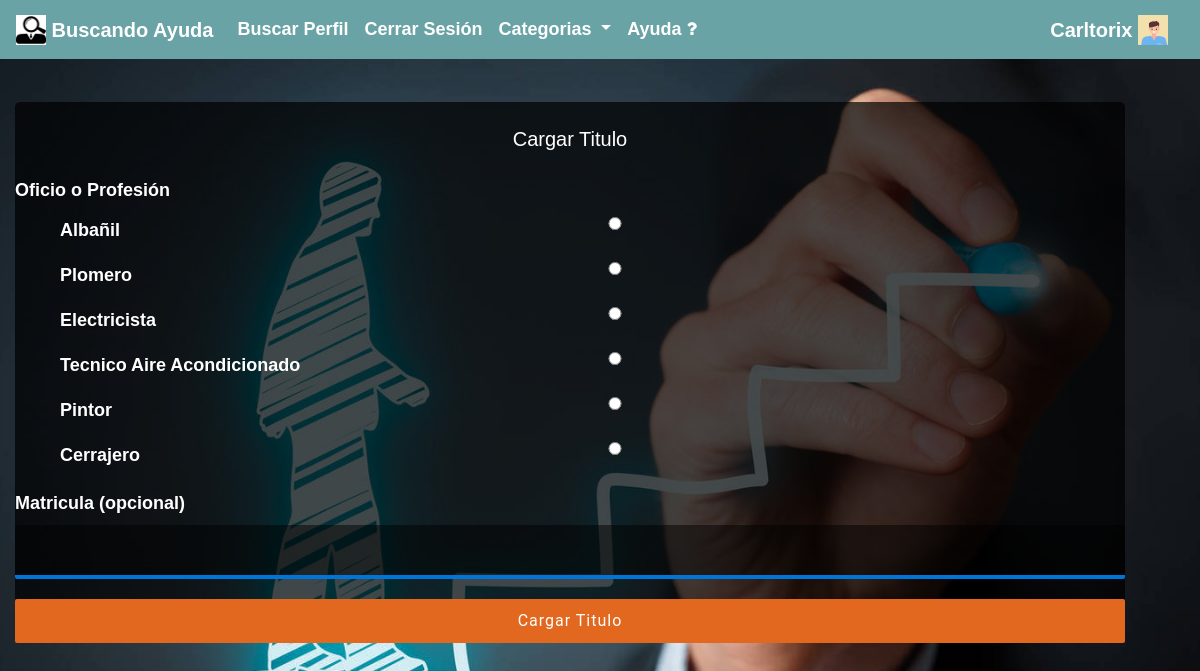
The page /cuenta/perfil/editar/cargar_titulo/1 (signed in) on the database its author committed.
### cuenta/models.py (models this page shows)
class Perfil(AbstractUser):
    tipo_usuario=models.CharField(max_length=20,default="cliente")
    dni=models.CharField(max_length=10,unique=True,default="",validators=[validar_num])
    nacimiento = models.DateField(null = True)
    foto = models.ImageField(upload_to = "foto_perfil", null = True, blank = True)
    telefono = models.CharField(max_length = 20,validators=[validar_num])
    localidad = models.ForeignKey(Localidad, on_delete = models.CASCADE, null=True, related_name="personas_localidad")
    experiencia_laboral = models.CharField(max_length = 200,null = True, blank = True)
    categoria = models.ForeignKey(Categoria, on_delete = models.CASCADE, default=None, null=True, related_name="perfil_de_categoria")
    facebook = models.CharField(max_length = 40, null=True)
    instagram = models.CharField(max_length = 40, null=True, blank = True)
    recomendaciones = models.ManyToManyField("Perfil", blank=True, through="Recomendaciones", related_name="trabajador_recomendado")
    def __str__(self):
        return self.username

class Titulo(models.Model):
    titulo = models.CharField(max_length = 30)
    categoria = models.ForeignKey(Categoria, on_delete = models.CASCADE,default=None, related_name="titulo_de_categoria")
    def __str__(self):
        return self.titulo

### cuenta/views.py (the view, shortened to what this page needs)
# urls.py: path("perfil/editar/cargar_titulo/<int:id>", views.cargar_titulo, name="cargar_titulo"),
@login_required
def cargar_titulo(request,id):
    perfil = Perfil.objects.get(pk=id)
    if perfil == request.user and perfil.tipo_usuario=="trabajador":
        form = TerminarInscripcionForm(categoria=perfil.categoria.id)
        return render(request, "cuenta/cargar_titulo.html",{"form":form})
    else:
        return redirect("index")

### cuenta/forms.py
class TerminarInscripcionForm(forms.ModelForm):
    titulo_nuevo=forms.CharField(required=False, widget=forms.TextInput(attrs={"placeholder":"Ingrese su actividad"}))
    class Meta:
        model = Matricula_Titulo
        fields=("matricula","titulo", "titulo_nuevo")
    def __init__(self,categoria, *args, **kwargs):
        super(TerminarInscripcionForm, self).__init__(*args, **kwargs)
        titulo=forms.ModelChoiceField(queryset = Titulo.objects.filter(categoria_id = categoria),widget=forms.RadioSelect,required = False)
        self.fields["titulo"]=titulo

### cuenta/templates/cuenta/cargar_titulo.html (shortened to what this page needs)
{% extends 'base.html' %}
{% load static %}
{%block contenido%}
<div class="contenedor-form">
    <br>
    <div class="formulario">
            <h2 class="text-center">Cargar Titulo</h2>
      <form method="POST" enctype="multipart/form-data">
      <label for="id_username">Oficio o Profesión</label>
      {%ifequal request.user.categoria.id 5 %}
        {{ form.titulo }}
        <div>
          <p>
            {{ form.titulo.errors }}
          </p>
        </div>
        {% if caso != "especial" %}
        {{ form.titulo_nuevo }}
        <div>
          <p>
            {{ form.titulo_nuevo.errors }}
          </p>
        </div>
        {% endif %}
      {% else %}
        {{ form.titulo }}
       {% endifequal %}
      <label for="id_email">Matricula (opcional)</label>
      {{ form.matricula }}
            <input type="submit" value="Cargar Titulo">
      </form>
    </div>
</div>
{% endblock %}

### templates/navbar.html (shortened to what this page needs)
{% load static %}
<nav class="navbar navbar-expand-md navbar-light fixed-top navcolor" >
    <a class="navbar-brand text-white" href="{% url 'index' %}">
      <img src="{% static 'img/logo.jpg' %}" width="30" height="30" class="d-inline-block align-top" alt="logo">
      Buscando Ayuda
    </a>
    <div class="collapse navbar-collapse" id="navbarCollapse">
      <ul class="navbar-nav mr-auto">
        <li class="nav-item active">
          <a class="nav-link text-white" href="{% url 'search_perfil' %}">Buscar Perfil</a>
        </li>
        <li class="nav-item active">
          {% if request.user.is_authenticated %}
          <a class="nav-link text-white" href="{% url 'cerrar_sesion' %}">Cerrar Sesión</a>
          {% else %}
          <a class="nav-link text-white" href="{% url 'iniciar_sesion' %}">Iniciar Sesión</a>
          {% endif %}
        </li>
        <li class="nav-item dropdown active">
          <a class="nav-link dropdown-toggle text-white" href="#" id="categorias" role="button" data-toggle="dropdown" aria-haspopup="true" aria-expanded="false">
            Categorias
          </a>
        </li>
        <li>
          <a class="nav-link text-white" href="{% url 'ayuda' %}">Ayuda <i class="fa fa-question"></i></a>
        </li>
      </ul>
      {% if request.user.is_authenticated %}
     <a class="navbar-brand text-white" href="{% url 'ver_perfil' request.user.id %}">
        {{request.user}}
        {% if request.user.foto %}
          <img src="{{ request.user.foto.url }}" width="30" height="30" class="d-inline-block align-top" alt="logo">
        {%else%}
        <img src="{% static 'img/pordefecto.jpg' %}" width="30" height="30" class="d-inline-block align-top" alt="logo">
        {% endif %}
    </a>
    {% else %}
    <img src="{% static 'img/pordefecto.jpg' %}" width="30" height="30" class="d-inline-block align-top" alt="logo">
    {% endif %}
    </div>
  </nav>

### static/css/style.css (style rules this page uses)
body { font-size: 1.125rem; font-weight: bold; background-image: url("../img/fondo.jpg"); width: 95%; max-width: 150rem; margin: 0 auto 0 auto; background-position: center; background-repeat: no-repeat; background-size: cover; background-attachment: fixed; font-family:Arial; margin: 0; padding: 0; -webkit-box-sizing: border-box; -moz-box-sizing: border-box; box-sizing: border-box; }
.navbar { background-color: #69A3A5; }

### static/css/estilos.css (style rules this page uses)
.contenedor-form { background: rgba(0,0,0,.7); max-width: 1140px; width: 100%; margin: 48px auto; border-radius: 5px; color: #fff; position: relative; }
.contenedor-form h2 { margin: 0 0 28px 0; font-size: 20px; font-weight: 400; line-height: 1; }
.contenedor-form input { outline: none; display: block; width: 100%; padding: 10px 15px; margin: 0 10px 20px 0; background: rgba(0,0,0,.5); color: #fff; border: none; border-radius: 2px; border-bottom: 4px solid #E2681F; box-sizing: border-box; font-family: Roboto; font-size: 20px; font-weight:normal; transition: all .5s ease; }
.contenedor-form input { border-bottom: 4px solid #0075d9; }
.contenedor-form input[type="submit"] { background: #E2681F; color: #FFF; width: 100%; border: none; padding: 10px 0; font-size: 16px; font-weight: normal; font-family: Roboto; letter-spacing: 1px; cursor: pointer; transition: all .5s ease; }
li { display:block; }
input[type="radio"] { display:block; position: absolute; cursor: pointer; }
ul#id_titulo li label { display:block; padding: 5px 5px; cursor: pointer; }

### rows shown on the page
Perfil: user "Carltorix", user.foto (picture)
Titulo: titulo "☐ Albañil ☐ Plomero ☐ Electricista ☐ Tecnico Aire Acondicionado ☐ Pintor ☐ Cerrajero"
